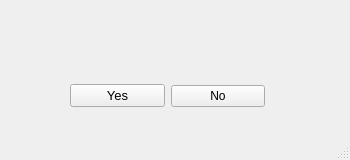
<?xml version="1.0" encoding="UTF-8"?>
<ui version="4.0">
 <class>MainWindow</class>
 <widget class="QMainWindow" name="MainWindow">
  <property name="geometry">
   <rect>
    <x>0</x>
    <y>0</y>
    <width>350</width>
    <height>160</height>
   </rect>
  </property>
  <property name="minimumSize">
   <size>
    <width>350</width>
    <height>160</height>
   </size>
  </property>
  <property name="maximumSize">
   <size>
    <width>350</width>
    <height>160</height>
   </size>
  </property>
  <property name="windowTitle">
   <string>MainWindow</string>
  </property>
  <widget class="QWidget" name="centralwidget">
   <widget class="QLabel" name="Msg_Lebel">
    <property name="geometry">
     <rect>
      <x>20</x>
      <y>10</y>
      <width>300</width>
      <height>50</height>
     </rect>
    </property>
    <property name="font">
     <font>
      <pointsize>10</pointsize>
     </font>
    </property>
    <property name="text">
     <string/>
    </property>
    <property name="scaledContents">
     <bool>true</bool>
    </property>
    <property name="alignment">
     <set>Qt::AlignCenter</set>
    </property>
    <property name="wordWrap">
     <bool>true</bool>
    </property>
   </widget>
   <widget class="QWidget" name="layoutWidget">
    <property name="geometry">
     <rect>
      <x>70</x>
      <y>80</y>
      <width>195</width>
      <height>32</height>
     </rect>
    </property>
    <layout class="QHBoxLayout" name="horizontalLayout">
     <item>
      <widget class="QPushButton" name="yes_Button">
       <property name="font">
        <font>
         <pointsize>10</pointsize>
        </font>
       </property>
       <property name="styleSheet">
        <string notr="true">QPushButton::hover
{
background-color: rgb(0, 170, 0);
}</string>
       </property>
       <property name="text">
        <string>Yes</string>
       </property>
      </widget>
     </item>
     <item>
      <widget class="QPushButton" name="no_Button">
       <property name="styleSheet">
        <string notr="true">
QPushButton::hover
{
background-color: rgb(250, 0, 0);
}</string>
       </property>
       <property name="text">
        <string>No</string>
       </property>
      </widget>
     </item>
    </layout>
   </widget>
  </widget>
  <widget class="QMenuBar" name="menubar">
   <property name="geometry">
    <rect>
     <x>0</x>
     <y>0</y>
     <width>350</width>
     <height>26</height>
    </rect>
   </property>
  </widget>
  <widget class="QStatusBar" name="statusbar"/>
 </widget>
 <resources/>
 <connections/>
</ui>
